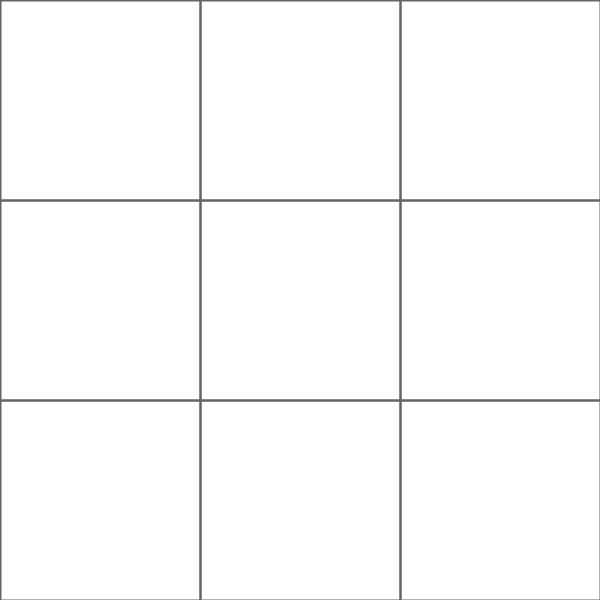
Frame 1 (no input)
Frame 60 (the mouse pressed at the canvas centre just before this capture): identical to frame 1, image omitted
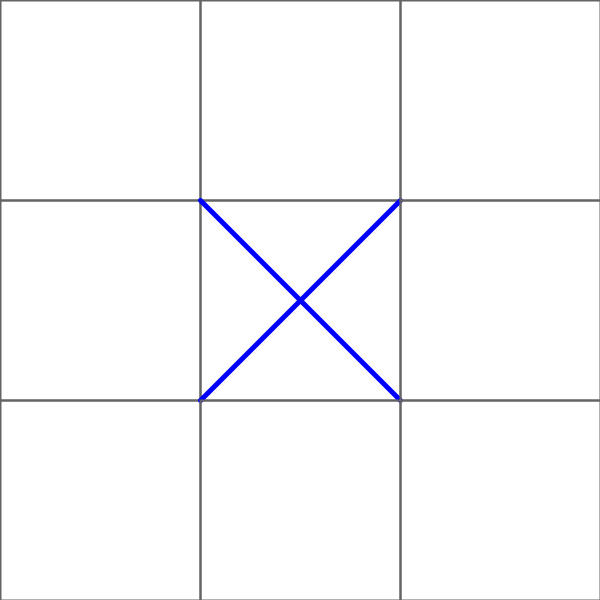
Frame 120 (the mouse held since frame 60 and released just before this capture)

The Processing sketch that drew these frames (run headless with seeded random() and noise(); from frame 60 on, the mouse is pressed at the canvas centre):

// Processing sketch: tatetiCompletoJuga2
// ── tatetiCompletoJuga2.pde
int cant = 3;
int tam;
int turno;
boolean [][] juga1 = new boolean [cant][cant];
boolean [][] juga2 = new boolean [cant][cant];
void setup() {
  size(600, 600);
  tam = width/cant;
  inicio();
}
void draw() {
  background(255);
  println(turno);
  for (int i=0; i<cant; i++) {
    for (int j=0; j<cant; j++) {
      strokeWeight(2); 
      stroke(100);
      noFill();
      rect(i*tam, j*tam, tam, tam); // tablero
      if (juga1[i][j]) {
        cruz(i*tam, j*tam, tam, tam);
      }
      if (juga2[i][j]) {
        circulo(i*tam+tam/2, j*tam+tam/2, tam/2, tam/2);
      }
      if (juga1[0][0]&&juga1[1][0]&&juga1[2][0] ||
        juga1[0][1]&&juga1[1][1]&&juga1[2][1]) {
        /* completar el resto de las columnas, filas y diagonales*/
        textSize(40);
        fill(0, 0, 255);
        textAlign(CENTER);
        text("GANA JUGADOR 1", width/2, height/2);
      }
      if (juga2[i][0]&&juga2[i][1]&&juga2[i][2] ||
        juga2[0][j]&&juga2[1][j]&&juga2[2][j]||
        juga2[0][0]&&juga2[1][1]&&juga2[2][j]||
        juga2[0][2]&&juga2[1][1]&&juga2[2][0]) {

        textSize(50);
        fill(255, 0, 0);
        textAlign(CENTER);
        text("GANA JUGADOR 2", width/2, height/2);
      }
    }
  }
  // falta determinar condiciones para ganar jugador 2
}
void keyPressed() {
  inicio();
}
void mousePressed() { // ESTO HAY QUE COMPLETARLO
  for (int i=0; i<cant; i++) {
    for (int j=0; j<cant; j++) {
      // el condicional debería cambiarse por una función 
      if (mouseX>i*tam && mouseX<i*tam+tam && mouseY>j*tam && mouseY<j*tam+tam 
        && juga1[i][j]==false && !juga2[i][j]) {
        if (turno%2==0) {
          juga1[i][j] = true;
        } else {
          juga2[i][j] = true;
        }
        turno++;
      }
    }
  }
}

// funciones para las fichas de cada jugador
void circulo(int px, int py, int ancho, int alto) {
  strokeWeight(5); 
  stroke(0);
  fill(255, 0, 0);
  ellipse(px, py, ancho, alto);
}
void cruz (int px, int py, int ancho, int alto) {
  strokeWeight(5); 
  stroke(0, 0, 255);
  line(px, py, px+ancho, py+alto);
  line(px, py+alto, px+ancho, py);
}
void inicio() {
  for (int i=0; i<cant; i++) {
    for (int j=0; j<cant; j++) {
      juga1[i][j] = false;
      juga2[i][j] = false;
    }
  }
  turno = 0;
}
